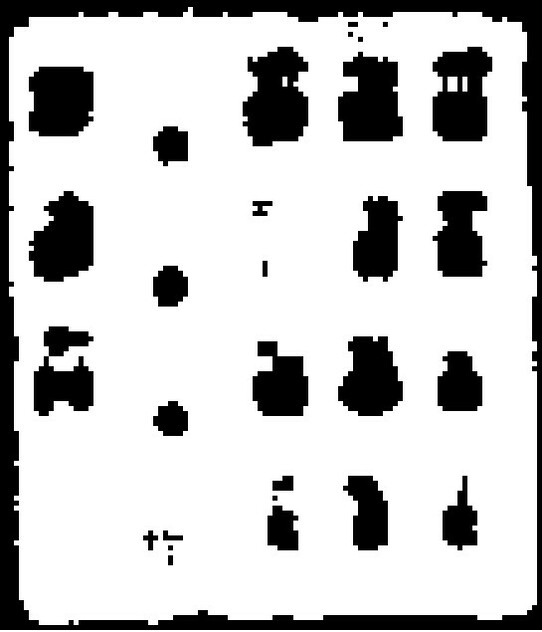
#> input picture Bitmaps/07rm5.jpg, 542 x 632 px
$ python 'Detect Windows.py'
#> lines starting #> are read from the running program, lines starting #| are printed output that depends on the picture; after the words box and inside, x2 and y2 are one past the last pixel; in counts of white or black regions, pixels touching at a corner belong together
"""
@author: Konrad Jarocki
#Finding the windows
"""

import cv2
import numpy as np

#short fuction to assign contours to same window basing on distance between them
def find_if_close(cnt1,cnt2):
    row1,row2 = cnt1.shape[0],cnt2.shape[0]
    for i in range(row1):
        for j in range(row2):
            dist = np.linalg.norm(cnt1[i]-cnt2[j])
            #distance condition
            x1,y1,w1,h1 = cv2.boundingRect(cnt1)
            x2,y2,w2,h2 = cv2.boundingRect(cnt2)
            c_area1 = w1*h1
            c_area2 = w2*h2
            if abs(dist) < 16 and  c_area1<100000 and c_area2<100000:
                return True
            elif i==row1-1 and j==row2-1:
                return False

#Function to calculate average of value in the group
def averagecounter(cont_areas, group_numbers, group_number):
    counter = 0
    counter2 = 0
    area = 0
    for i in group_numbers:
        if i==group_number:

            area += cont_areas[counter2]
            counter +=1

        counter2+=1

    area = area/counter
    return area

#Function to assign highest value among specific group member as group representative:
def maximumcounter(cont_areas, group_numbers, group_number):
    counter = 0
    counter2 = 0
    area = 0
    for i in group_numbers:
        if i==group_number:
            if cont_areas[counter]>area:
                area = cont_areas[counter]
        counter+=1

    return area
#Importing the image
img = cv2.imread('07rm5.jpg')
#> img is the input picture: shape (632, 542, 3); min 0, max 255, mean 195.7

#Changing the type of data to fit the requirements of OpenCV
gray = cv2.cvtColor(img,cv2.COLOR_BGR2GRAY)
ret,thresh = cv2.threshold(gray,150,255,cv2.THRESH_BINARY)
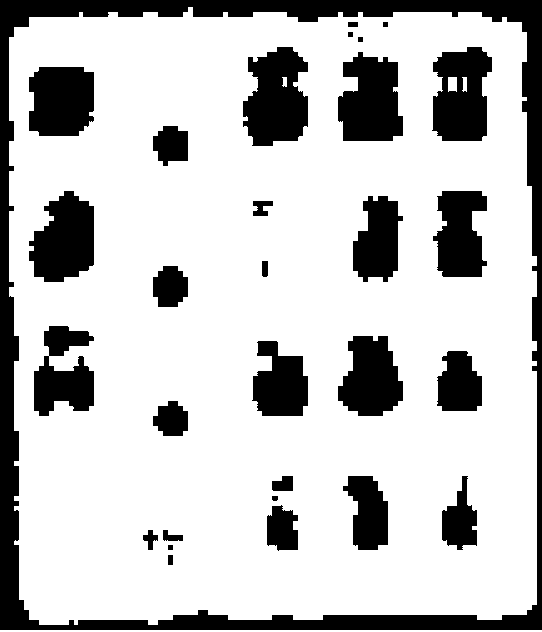
#> thresh: shape (632, 542); 76.7% white; 30 black regions

#Finding all the contours and making arrays of proper size
contours,hier = cv2.findContours(thresh,1,2)
#> contours = 35 contours; largest, box (x1, y1, x2, y2) and area: (9, 7, 537, 625) 310714, (242, 46, 309, 147) 5073, (431, 46, 493, 142) 4686, (337, 51, 404, 142) 4656, (28, 190, 95, 283) 4478
LENGTH = len(contours)
#> LENGTH = 35
status = np.zeros((LENGTH,1))
#> status = 35 values from 0 to 0
group_numbers = np.zeros((LENGTH,1))
#> group_numbers = 35 values from 0 to 0
cont_areas = np.zeros((LENGTH,1))
#> cont_areas = 35 values from 0 to 0
cont_w = np.zeros((LENGTH,1))
#> cont_w = 35 values from 0 to 0
cont_h = np.zeros((LENGTH,1))
#> cont_h = 35 values from 0 to 0
contours_saved = []
print(LENGTH)
#| 35

#assing the contours to windows
for i,cnt1 in enumerate(contours):
    x = i

    if i != LENGTH-1:
        for j,cnt2 in enumerate(contours[i+1:]):

            x = x+1
            dist = find_if_close(cnt1,cnt2)

            if dist == True:

                val = min(status[i],status[x])
                status[x] = status[i] = val

            else:
                if status[x]==status[i]:
                    status[x] = i+1
#> this loop made 35 passes
#> cnt1 on pass 1: [[0, 630], [0, 631], [541, 631], [541, 630]]

#input parameters for facade calculation, to change later
height = 531
lenght = 616
area = 310939

similarity = 0.6
similarity_d = 0.8

#Some parameters
groups_area = [0 for x in range(16)]
groups_h = [0 for x in range(16)]
groups_w = [0 for x in range(16)]
group_ratio = [0 for x in range(4)]
counter1 = 0
counter2 = 0
counter3 = 0
unified = []
maximum = int(status.max())+1

#Iterating for every window
for i in range(maximum):
    pos = np.where(status==i)[0]

    if pos.size != 0:

        cont = np.vstack(contours[i] for i in pos)
        x,y,w,h = cv2.boundingRect(cont)
        c_area = w*h

        #Condition for size and minimum height and width
        if c_area<0.4*area and c_area>0.002*area and w>20 and h>20:

            cont_areas[counter3] = c_area
            cont_h[counter3] = h
            cont_w[counter3] = w
            counter1 = 1

            for group_area in groups_area:
                if group_area >0:

                    #if area is similar to the group parameters (area, height, width)
                    if c_area>group_area*(1-similarity) and c_area<group_area*(1+similarity):
                        if w>groups_w[counter1]*(1-similarity_d/2) and w<groups_w[counter1]*(1+similarity_d):
                            if h>groups_h[counter1]*(1-similarity_d/2) and h<groups_h[counter1]*(1+similarity_d):

                                print('Found similar group, average area vs window:',group_area,c_area,'group number',counter1,groups_h[counter1],groups_w[counter1],'window number', counter3,h,w)
                                group_numbers[counter3] = counter1

                    counter1+=1

            #if non group assigned
            if group_numbers[counter3] == 0:

                counter2+=1
                group_numbers[counter3] = counter2
                print('Did not find similar group, window area, height, width:',c_area,h,w,' creating group number',counter2,'window number', counter3)

            #calculate the parameters for the group after assignation
            groups_area[int(group_numbers[counter3])] = maximumcounter(cont_areas, group_numbers, group_numbers[counter3])
            groups_w[int(group_numbers[counter3])] = maximumcounter(cont_w, group_numbers, group_numbers[counter3])
            groups_h[int(group_numbers[counter3])] = maximumcounter(cont_h, group_numbers, group_numbers[counter3])
            print('Group',group_numbers[counter3],'Updated area,height and width:', groups_area[int(group_numbers[counter3])],groups_h[int(group_numbers[counter3])],groups_w[int(group_numbers[counter3])])

            counter3+=1
#> this loop made 34 passes
#> (printed output is left out)

counter = 0


#Calculating the position of the windows and areas in respect to groups averages
for i in range(maximum):
    pos = np.where(status==i)[0]
    if pos.size != 0:

        cont = np.vstack(contours[i] for i in pos)

        x,y,w,h = cv2.boundingRect(cont)
        c_area = w*h

        if c_area<0.4*area and c_area>0.003*area and w>20 and h>20:

            #Values to calculate new positions
            group_n = int(group_numbers[counter])
            M = cv2.moments(cont)
            cX = int((M["m10"] / M["m00"]))
            cY = int((M["m01"] / M["m00"]))

            #New parameters of windows
            x,y = cX-groups_w[group_n]/2, cY-groups_h[group_n]/2
            h,w = groups_h[group_n], groups_w[group_n]


            counter+=1
            ratio = round(int(w*h)/int(area),3)
#> (the run stopped early here; a loop or call above may not have finished)

$ run again, with Bitmaps/06rm5.jpg copied over Bitmaps/07rm5.jpg
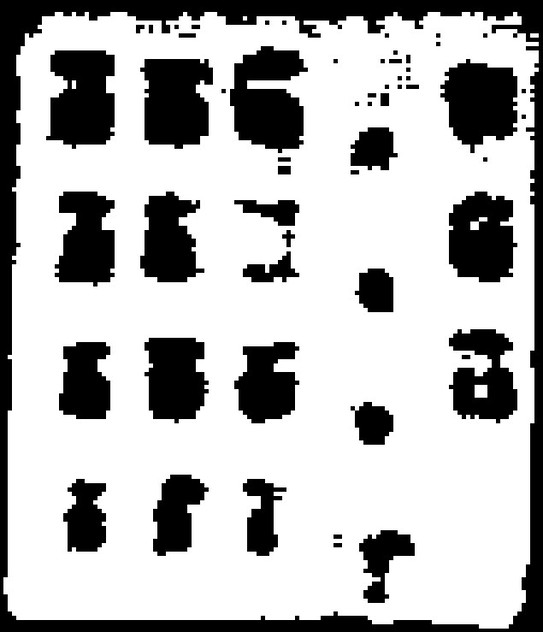
#> input picture Bitmaps/06rm5.jpg, 543 x 632 px
#> img is the input picture: shape (632, 543, 3); min 0, max 255, mean 182.1
#> `ret,thresh = cv2.threshold(gray,150,255,cv2.THRESH_BINARY)`:
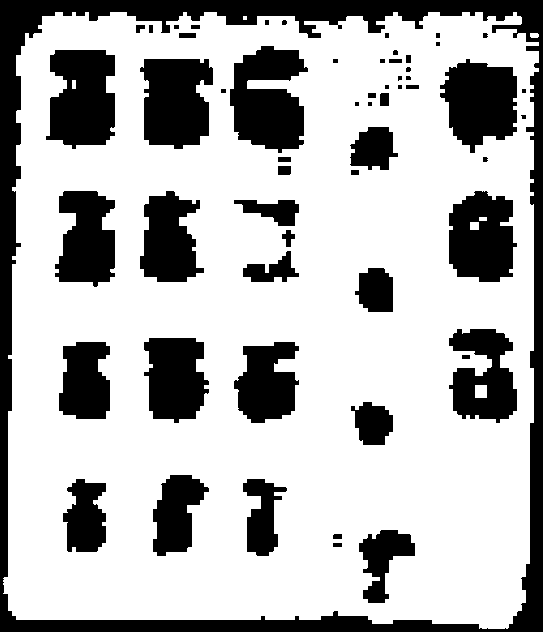
#> thresh: shape (632, 543); 71.1% white; 58 black regions (9 under 20 px)
#> contours = 65 contours, 1 with area under 20; largest, box (x1, y1, x2, y2) and area: (3, 12, 539, 629) 309934, (229, 45, 309, 154) 6056, (45, 49, 116, 150) 5706, (139, 58, 214, 150) 5528, (439, 58, 518, 154) 5306
#> LENGTH = 65
#| 65
#> the loop `for i,cnt1 in enumerate(contours):` made 65 passes
#> the loop `for i in range(maximum):` made 65 passes
#| Did not find similar group, window area, height, width: 4350 75 58  creating group number 1 window number 0
#| Group [1.] Updated area,height and width: [4350.] [75.] [58.]
#| Found similar group, average area vs window: [4350.] 3634 group number 1 [75.] [58.] window number 1 79 46
#| Group [1.] Updated area,height and width: [4350.] [79.] [58.]
#| Found similar group, average area vs window: [4350.] 3375 group number 1 [79.] [58.] window number 2 75 45
#| Group [1.] Updated area,height and width: [4350.] [79.] [58.]
#> (further printed lines are left out)
